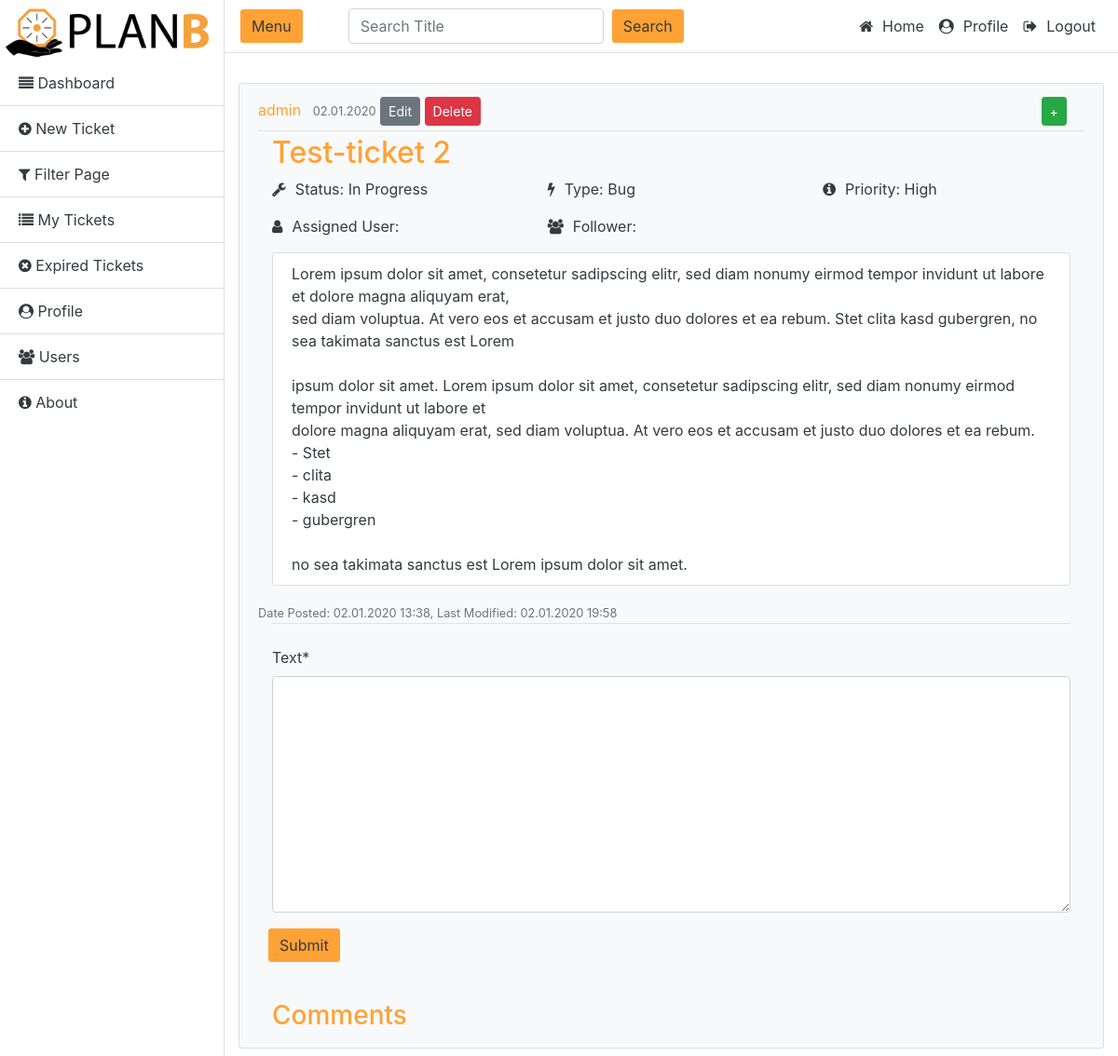
The page /ticket/5/ (signed in) on the database its author committed.
### ticket/models.py (models this page shows, shortened)
class Ticket(models.Model):
    title = models.CharField(max_length=200)
    description = models.TextField()
    date_posted = models.DateTimeField(default=timezone.now)
    date_expire = models.DateTimeField(blank=True, null=True)
    last_modified = models.DateTimeField(auto_now=True)
    author = models.ForeignKey(User, on_delete=models.CASCADE, default=User)
    status = models.CharField(max_length=2, choices=StatusChoice.choices, default=StatusChoice.Open)
    type = models.CharField(max_length=2, choices=TypeChoice.choices, default=TypeChoice.Incident)
    priority = models.CharField(max_length=2, choices=PriorityChoice.choices, default=PriorityChoice.Normal)
    ticket_follower = models.ManyToManyField(User, related_name='ticket_follower', blank=True)
    assigned_user = models.ForeignKey(User, related_name='assigned_user', on_delete=models.SET_NULL, null=True, blank=True)

### ticket/views.py (the view, shortened to what this page needs)
# urls.py: path('ticket/<int:pk>/', views.TicketDetailView.as_view(), name='ticket-detail'),
class TicketDetailView(LoginRequiredMixin, DetailView, CreateView):
    model = Ticket
    template_name = "ticket/comment.html"
    form_class = CommentCreateForm

### ticket/forms.py
class CommentCreateForm(forms.ModelForm):
    class Meta:
        model = Comment
        fields = ['text']

### ticket/templates/ticket/comment.html (shortened to what this page needs)
{% extends "ticket/ticket_detail.html" %}
{% load crispy_forms_tags %}
{% block comment %}
    <form method="POST">
        <fieldset class="form-group">
            <legend class="border-bottom mb-4 text-orange"></legend>
                <div class="form-row">
                    <div class="form-group col-md-12 mb-0">
                        {{ form.text|as_crispy_field}}
                    </div>
                </div>
                <div class="form-row">
                    <button type="submit" class="btn bg-orange btn-outline-light planb-text mr-5", >Submit</button>
                </div>
        </fieldset>
    </form>
    <br>
    <h3 class="article-title text-orange">Comments</h3>
{% endblock %}

### ticket/templates/ticket/ticket_detail.html (shortened to what this page needs)
{% extends "ticket/base.html" %}
{% load bootstrap4 %}
{% block content %}
   <article class="media content-section planb-window planb-text mt-3">
        <div class="media-body">
            <div class="article-metadata">
                <div class="row">
                    <div class="col-11">
                        <a class="mr-2 text-orange" href="#">{{ object.author }}</a>
                        <small class="text-muted">{{ object.date_posted|date:"d.m.Y" }}</small>
                        <a class="btn btn-secondary btn-sm mt-1 mb-1" href="{% url 'ticket-update' object.id %}">Edit</a>
                        <a class="btn btn-danger btn-sm mt-1 mb-1" href="{% url 'ticket-delete' object.id %}">Delete</a>
                    </div>
                    <div class="col-1">
                        <form method="post" action="{% url 'follow'%}">
                            {% if user in object.ticket_follower.all %}
                                <button class="btn btn-danger btn-sm mt-1 mb-1 align-items-end">-</button>
                            {% else %}
                                <button class="btn btn-success btn-sm mt-1 mb-1 align-items-end">+</button>
                            {% endif %}
                        </form>
                    </div>
                </div>
            </div>
        <div class="container">
            <div class="row">
                <div class="col-md-12">
                    <h2 class="article-title text-orange">{{ object.title }}</h2>
                </div>
            </div>
            <div class="row">
                <div class="col-sm-4"><p class="article-content"><i class="fa fa-wrench" style="padding-right: 10px"></i>Status: {{ object.get_status_display }}</p></div>
                <div class="col-sm-4"><p class="article-content"><i class="fa fa-bolt" style="padding-right: 10px"></i>Type: {{ object.get_type_display }}</p></div>
                <div class="col-sm-4"><p class="article-content"><i class="fa fa-info-circle" style="padding-right: 10px"></i>Priority: {{ object.get_priority_display  }}</p></div>
            </div>
            <div class="row">
                <div class="col-md-4">
                    <p><i class="fa fa-user" style="padding-right: 10px"></i>Assigned User:
                    </p>
                </div>
                <div class="col-sm-6">
                    <p><i class="fa fa-users" style="padding-right: 10px"></i>Follower:
                    </p>
                </div>
            </div>
            <div class="row">
                <div class="col-sm-12">
                <p class="article-content content-section planb-bg planb-text" >{{ object.description }}</p>
                </div>
            </div>
            <div class="row">
                <small class="text-muted">Date Posted: {{ object.date_posted|date:"d.m.Y H:i" }}, Last Modified: {{ object.last_modified|date:"d.m.Y H:i" }}</small>
            </div>
            {% block comment %}{% endblock %}
        </div>
      </div>
    </article>
{% endblock content %}

### ticket/static/ticket/main.css (style rules this page uses)
body { background: #fafafa; color: #333333; }
h1, h2, h3, h4, h5, h6 { color: #444444; }
.content-section { background: #ffffff; padding: 10px 20px; border: 1px solid #dddddd; border-radius: 3px; margin-bottom: 20px; }
.article-title { color: #444444; }
.article-content { white-space: pre-line; }
.article-metadata { padding-bottom: 1px; margin-bottom: 4px; border-bottom: 1px solid #e3e3e3 }
.bg-orange { background: #ffa235; }
.text-orange { color: #ffa235; }
.planb-bg { background: #ffffff; }
.planb-window { background-color: #f8f9fa!important }
.planb-text { color: #343a40!important }

### ticket/static/ticket/sidebar.css (style rules this page uses)
body { overflow-x: hidden; }

### rows shown on the page
Ticket: author "admin", date_posted "02.01.2020", title "Test-ticket 2", status "In Progress", type "Bug", priority "High", description "Lorem ipsum dolor sit amet, consetetur sadipscing elitr, sed diam nonumy eirmod tempor invidunt ut labore et dolore magna aliquyam erat, sed diam voluptua. At vero eos et accusam et justo duo dolores et ea rebum. Stet clita kasd gubergren, no sea takimata sanctus est Lorem ipsum dolor sit amet. Lorem ipsum dolor sit amet, consetetur sadipscing elitr, sed diam nonumy eirmod tempor invidunt ut labore et dolore magna aliquyam erat, sed diam voluptua. At vero eos et accusam et justo duo dolores et ea rebum. - Stet - clita - kasd - gubergren no sea takimata sanctus est Lorem ipsum dolor sit amet.", date_posted "02.01.2020 13:38", last_modified "02.01.2020 19:58"
